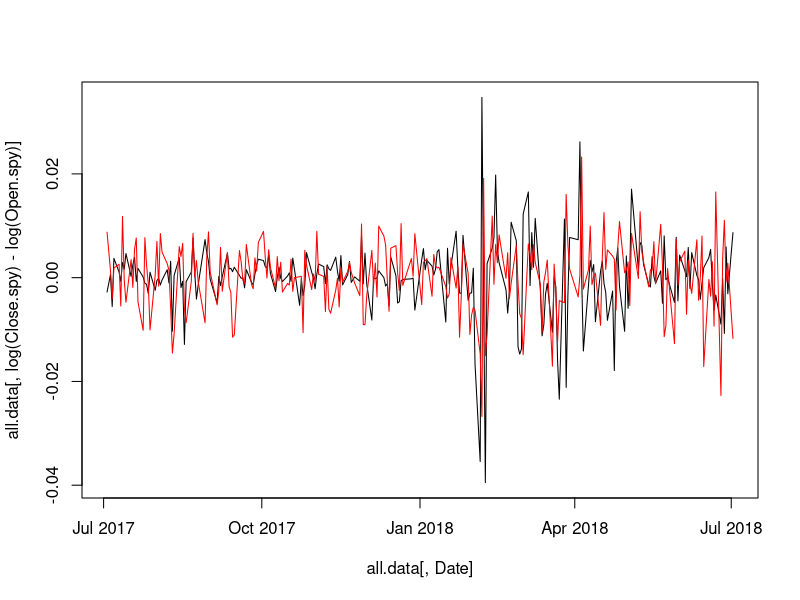

The R source for this figure:
library("data.table")
ftse <- fread("FTSE.csv")
spy <- fread("SPY.csv")

ftse[, Date := as.Date(Date, "%Y-%m-%d")]
setkey(ftse, Date)

spy[, Date := as.Date(Date, "%Y-%m-%d")]
setkey(spy, Date)

all.data <- merge(x=spy, y=ftse, by="Date", all=FALSE, suffixes=c(".spy", ".ftse"))

plot(all.data[, Date], all.data[, log(Close.spy) - log(Open.spy)], type="l")
lines(all.data[, Date], all.data[, log(Close.ftse) - log(Open.ftse)], type="l", col="red")

for (i in seq(1,nrow(all.data))) {
    if (i==1) {
        write(x=paste0("rho=",0.0,";\n",
                       "sigma_x=",1.0,";\n",
                       "sigma_y=",1.0,";\n",
                       "x_0=",log(all.data[i,Open.spy]),";\n",
                       "y_0=",log(all.data[i,Open.ftse]),";\n",
                       "x_T=",log(all.data[i,Close.spy]),";\n",
                       "y_T=",log(all.data[i,Close.ftse]),";\n",
                       "t=",1,";\n",
                       "a=",log(all.data[i,Low.spy]),";\n",
                       "b=",log(all.data[i,High.spy]),";\n",
                       "c=",log(all.data[i,Low.ftse]),";\n",
                       "d=",log(all.data[i,High.ftse]),";"), file="spy-ftse.csv")
    } else {
        write(x=paste0("rho=",0.0,";\n",
                       "sigma_x=",1.0,";\n",
                       "sigma_y=",1.0,";\n",
                       "x_0=",log(all.data[i,Open.spy]),";\n",
                       "y_0=",log(all.data[i,Open.ftse]),";\n",
                       "x_T=",log(all.data[i,Close.spy]),";\n",
                       "y_T=",log(all.data[i,Close.ftse]),";\n",
                       "t=",1,";\n",
                       "a=",log(all.data[i,Low.spy]),";\n",
                       "b=",log(all.data[i,High.spy]),";\n",
                       "c=",log(all.data[i,Low.ftse]),";\n",
                       "d=",log(all.data[i,High.ftse]),";"),
              append=TRUE,
              file="spy-ftse.csv")
    }
}

